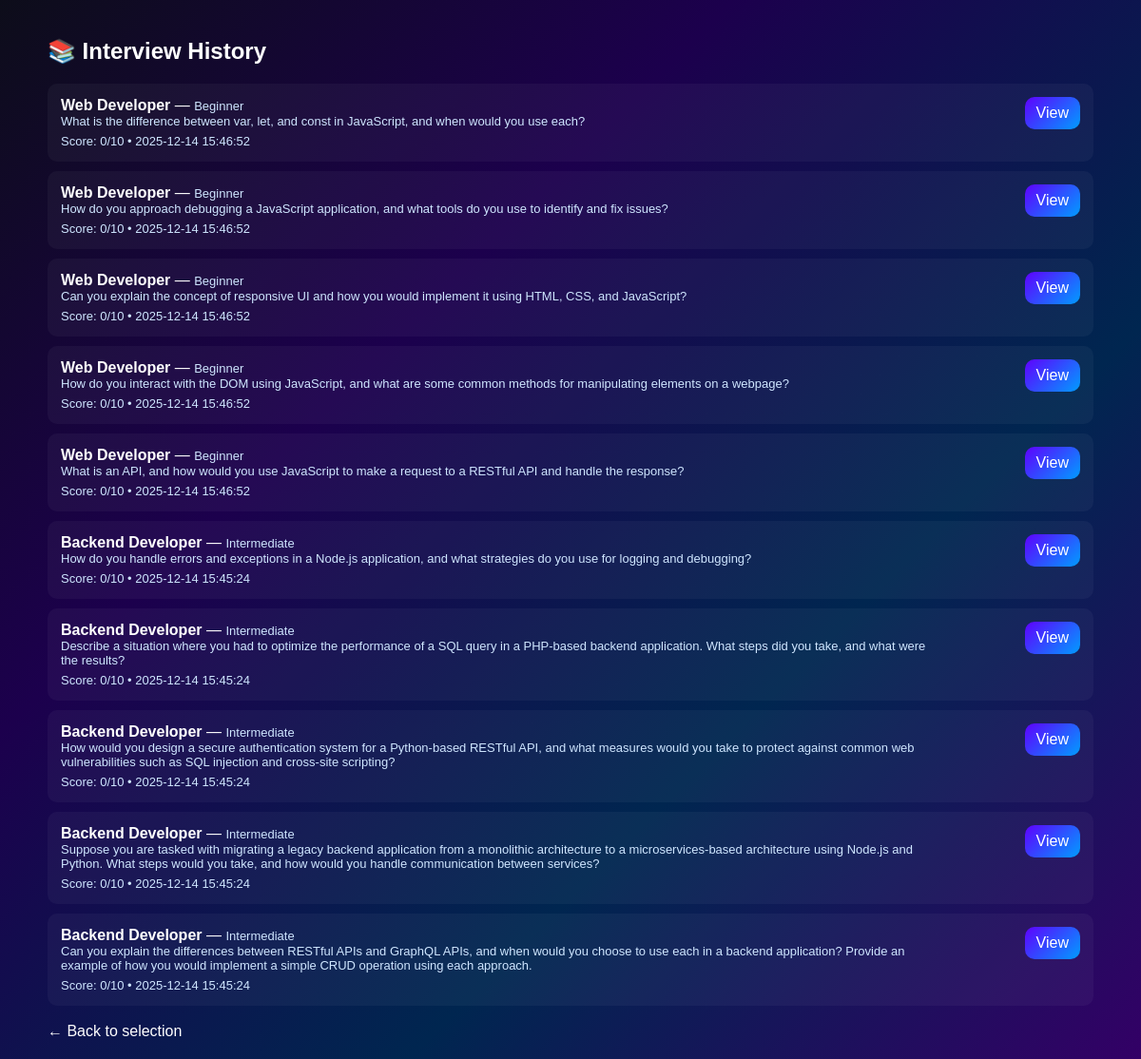
Screenshot of /AI-Talent-Recommendation/AI-Talent-Recommendation/interview_history.php (signed in) with the database file from the repository.
### tables this page shows
CREATE TABLE `ai_interview_results` (
  `id` int(11) NOT NULL,
  `user_id` int(11) NOT NULL,
  `job_role` varchar(100) DEFAULT NULL,
  `difficulty` varchar(50) DEFAULT NULL,
  `question` text DEFAULT NULL,
  `user_answer` text DEFAULT NULL,
  `ai_feedback` text DEFAULT NULL,
  `ai_score` int(11) DEFAULT NULL,
  `created_at` timestamp NOT NULL DEFAULT current_timestamp(),
  `session_id` varchar(50) DEFAULT NULL
);

### AI-Talent-Recommendation/AI-Talent-Recommendation/interview_history.php (the view, shortened to what this page needs)
<?php
require "config.php";
$user_id = $_SESSION['user_id'];
$stmt = $conn->prepare("SELECT * FROM ai_interview_results WHERE user_id=? ORDER BY created_at DESC LIMIT 100");
$stmt->bind_param("i",$user_id); $stmt->execute(); $res=$stmt->get_result();
$rows = []; while($r=$res->fetch_assoc()) $rows[]=$r;
?>
<!DOCTYPE html>
<html><head>
</head><body>
<div class="container">
  <h2>📚 Interview History</h2>
  <?php foreach($rows as $r): ?>
    <div class="item">
      <div class="left">
        <div><b><?php echo htmlspecialchars($r['job_role']); ?></b> — <span class="small"><?php echo $r['difficulty']; ?></span></div>
        <div class="small"><?php echo nl2br(htmlspecialchars($r['question'])); ?></div>
        <div class="small" style="margin-top:6px">Score: <?php echo $r['ai_score']; ?>/10 • <?php echo $r['created_at']; ?></div>
      </div>
      <div style="text-align:right">
        <div class="badge">View</div>
      </div>
    </div>
  <?php endforeach; ?>
  <div style="margin-top:18px"><a href="interview_select.php" style="color:#fff;text-decoration:none">← Back to selection</a></div>
</div>
</body></html>

### AI-Talent-Recommendation/AI-Talent-Recommendation/interview_history.php (style rules this page uses)
body { font-family:Poppins, sans-serif;background:linear-gradient(135deg,#0d0d1a,#1c004d,#002650,#330066);color:#fff;margin:0;padding:20px }
.container { max-width:1100px;margin:0 auto }
.item { background:rgba(255,255,255,0.04);padding:14px;border-radius:10px;margin-bottom:10px;display:flex;justify-content:space-between }
.left { max-width:85% }
.small { font-size:13px;color:#cfe6ff }
.badge { background:linear-gradient(135deg,#5f00ff,#009dff);padding:8px 12px;border-radius:10px }

### rows the page displays
ai_interview_results: job_role "Web Developer", difficulty "Beginner", question "What is the difference between var, let, and const in JavaScript, and when would you use each?", ai_score "0", created_at "2025-12-14 15:46:52"
ai_interview_results: job_role "Web Developer", difficulty "Beginner", question "How do you approach debugging a JavaScript application, and what tools do you use to identify and fix issues?", ai_score "0", created_at "2025-12-14 15:46:52"
ai_interview_results: job_role "Web Developer", difficulty "Beginner", question "Can you explain the concept of responsive UI and how you would implement it using HTML, CSS, and JavaScript?", ai_score "0", created_at "2025-12-14 15:46:52"
ai_interview_results: job_role "Web Developer", difficulty "Beginner", question "How do you interact with the DOM using JavaScript, and what are some common methods for manipulating elements on a webpage?", ai_score "0", created_at "2025-12-14 15:46:52"
ai_interview_results: job_role "Web Developer", difficulty "Beginner", question "What is an API, and how would you use JavaScript to make a request to a RESTful API and handle the response?", ai_score "0", created_at "2025-12-14 15:46:52"
ai_interview_results: job_role "Backend Developer", difficulty "Intermediate", question "How do you handle errors and exceptions in a Node.js application, and what strategies do you use for logging and debugging?", ai_score "0", created_at "2025-12-14 15:45:24"
ai_interview_results: job_role "Backend Developer", difficulty "Intermediate", question "Describe a situation where you had to optimize the performance of a SQL query in a PHP-based backend application. What steps did you take, and what were the results?", ai_score "0", created_at "2025-12-14 15:45:24"
ai_interview_results: job_role "Backend Developer", difficulty "Intermediate", question "How would you design a secure authentication system for a Python-based RESTful API, and what measures would you take to protect against common web vulnerabilities such as SQL injection and cross-site scripting?", ai_score "0", created_at "2025-12-14 15:45:24"
ai_interview_results: job_role "Backend Developer", difficulty "Intermediate", question "Suppose you are tasked with migrating a legacy backend application from a monolithic architecture to a microservices-based architecture using Node.js and Python. What steps would you take, and how would you handle communication between services?", ai_score "0", created_at "2025-12-14 15:45:24"
ai_interview_results: job_role "Backend Developer", difficulty "Intermediate", question "Can you explain the differences between RESTful APIs and GraphQL APIs, and when would you choose to use each in a backend application? Provide an example of how you would implement a simple CRUD operation using each approach.", ai_score "0", created_at "2025-12-14 15:45:24"
